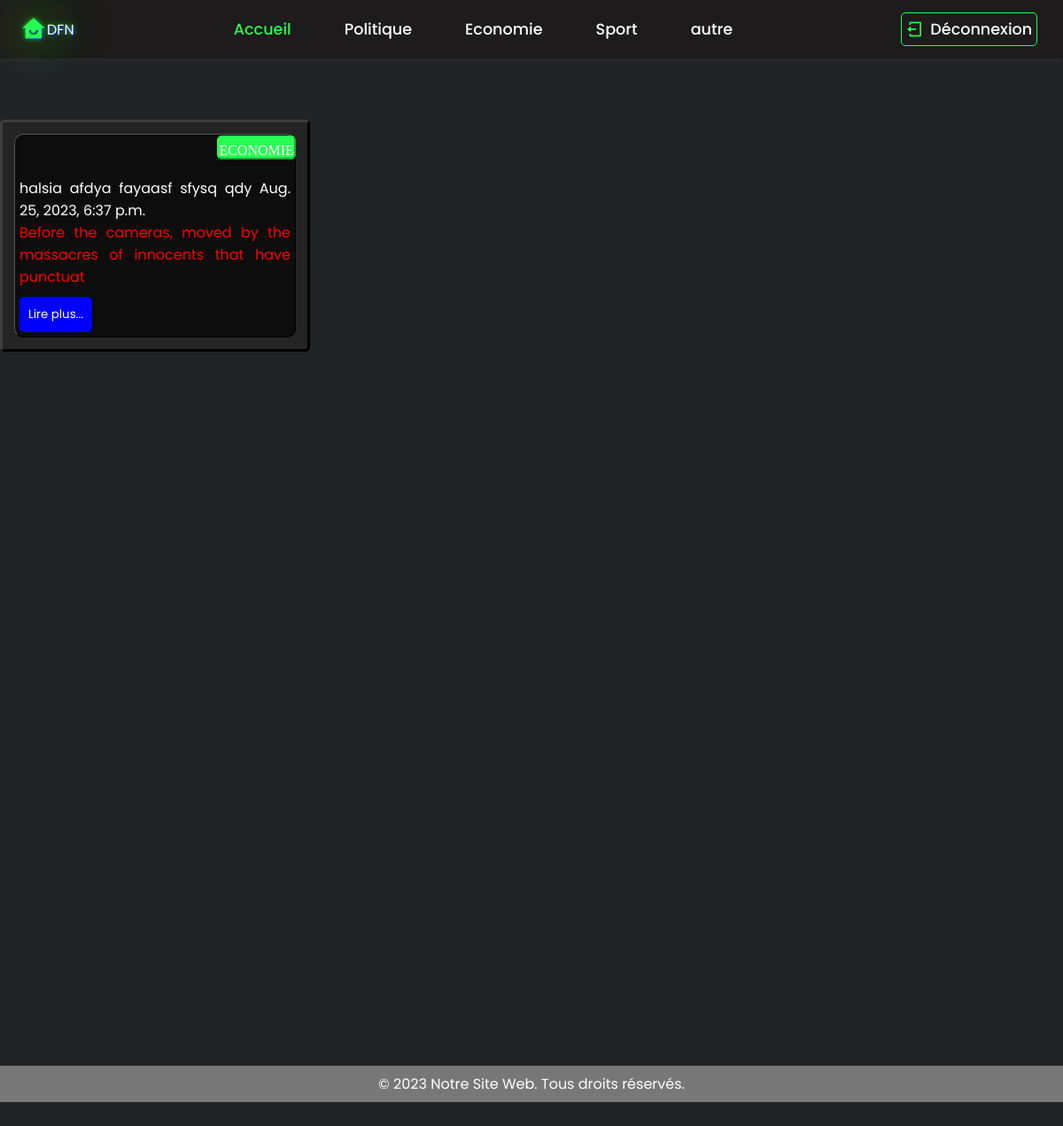
The app's page /eco/ with its own data.
### myapp/models.py (models this page shows, shortened)
class PredictedParagraph(models.Model):
    CATEGORY_CHOICES = (
        ('POLITIQUE', 'POLITIQUE'),
        ('ECONOMIE', 'ECONOMIE'),
        ('SPORT', 'SPORT'),
        ('AUTRE', 'AUTRE'),
    )
    text = models.TextField()
    fake_p = models.DecimalField(max_digits=9, decimal_places=4, null=True)
    true_p = models.DecimalField(max_digits=9, decimal_places=4, null=True)
    created_at = models.DateTimeField(auto_now_add=True)
    titre = models.CharField(max_length=200, default='titre')
    category = models.CharField(max_length=10, choices=CATEGORY_CHOICES, default='autre')

### myproject/views.py (the view)
# urls.py: path('eco/', views.eco_view, name='eco'),
def eco_view(request):
    predicted_paragraphs = PredictedParagraph.objects.all()
    return render(request, 'eco.html', {'predicted_paragraphs': predicted_paragraphs})

### Templates/eco.html (shortened to what this page needs)
{% load static %}
<!DOCTYPE html>
<html lang="en">
<head>
<link rel="stylesheet" type="text/css" href="{% static 'style.css' %}">
  <link href="https://cdn.jsdelivr.net/npm/remixicon@2.5.0/fonts/remixicon.css"  rel="stylesheet">
  <link href="https://cdn.jsdelivr.net/npm/remixicon@3.4.0/fonts/remixicon.css" rel="stylesheet">
  <link rel="stylesheet" href="https://unpkg.com/boxicons@latest/css/boxicons.min.css">
</head>
<header>
    <a href="{% url 'home' %}" class="logo"><i class="ri-home-smile-fill"></i><sapn>DFN</sapn>
    </a>
    <ul class="navbar">
      <li><a href="{% url 'home' %}" class="active">Accueil</a></li>
      <li><a href="{% url 'poli' %}">Politique</a></li>
      <li><a href="{% url 'eco' %}">Economie</a></li>
      <li><a href="{% url 'sport' %}">Sport</a></li>
      <li><a href="{% url 'predict' %}">autre</a></li>
    </ul>
      <div class="main">
        <a href="{% url 'logout' %}" class="user"><i class="ri-logout-box-line"></i>Déconnexion</a>
        <div class="bx bx-menu" id="menu-icon"></div>
      </div>
  </header>
<body>
  <div class="news-list">
      <div class="news-container">
          {% for paragraph in predicted_paragraphs %}
          {% if  paragraph.category == 'ECONOMIE' %}
          <div class="news-item" data-news-id="{{ paragraph.id }}">
            <div>  <span class="category">{{ paragraph.category }}</span></div>
            <br>
              <span class="news-title">{{ paragraph.titre }}</span>
              <span class="news-date">{{ paragraph.created_at }}</span>
              <div class="news-preview">
                  <p>{{ paragraph.text|safe|slice:":100" }}</p>
                  <button class="read-more-button">Lire plus...</button>
              </div>
          </div>
          {%endif%}
          {% endfor %}
      </div>
  </div>
<footer>
    <p>&copy; 2023 Notre Site Web. Tous droits réservés.</p>
</footer>
</body>

### static/style.css (style rules this page uses)
* { padding:0; margin:0; box-sizing: border-box; font-family: 'Poppins', sans-serif; text-decoration: none; list-style: none; }
:root { --bg-color: #222327; --text-color:#fff; --main-color:#29fd53; }
body { height:max-content; color: var(--text-color); background-color: #222327; }
header { position:fixed; width:100%; top:0; right:0; z-index:1000; display:flex; align-items:center; justify-content: space-between; padding:28px 12%; transition:all .50s ; background-color: rgb(29, 27, 27); transition: background-color 0.3s ease; box-shadow: 0 2px 4px rgba(114, 111, 111, 0.1); }
.logo { display: flex; align-items: center; color: white; text-shadow: 1px 1px 2px rgb(0, 4, 255), 0 0 50px rgb(81, 255, 0), 0 0 5px rgb(25, 255, 4); margin-left: -8%; }
.logo i { color: var(--main-color); font-size:28px; margin-right: 1px; }
.navbar { display:flex; }
.navbar a { color:var(--text-color); font-size: 1.1rem; font-weight: 500; padding:5px 0; margin:0px 30px; transition: all .50s ease; }
.navbar a.active { color:var(--main-color); }
.main { display:flex; align-items: center; margin-right: -10%; }
.main a { margin-right:25px; margin-left:10px; color:var(--text-color); font-size: 1.1rem; font-weight: 500; transition:all .50s ease; }
.user { display: flex; align-items: center; border: 1px solid #ccc; border-radius: 5px; border-color:var(--main-color) ; padding:5px 5px 5px 5px; }
.user i { color:var(--main-color); font-size:20px; margin-right: 7px; }
#menu-icon { font-size: 35px; color:var(--text-color); cursor: pointer; z-index: 10001; display: none; }
@media (max-width:1280px ) { .logo { margin-left:0%; } }
@media (max-width:1280px ) { #menu-icon { display: block; margin-right:60px; } }
@media (max-width:1280px ) { header { padding:14px 2%; transition: .2s; } }
@media (max-width:1280px ) { .navbar a { padding:5px 0; transition:0px 20px; } }
button { display: block; width: 10%; padding: 10px; margin-top: 10px; background-color: var(--main-color); color: #fff; border: none; border-radius: 5px; cursor: pointer; }
footer { background-color: #777; padding: 8px; text-align: center; margin-top: 100%; color: white; }

### records on screen
PredictedParagraph: category "ECONOMIE", titre "halsia afdya fayaasf sfysq qdy", created_at "Aug. 25, 2023, 6:37 p.m.", text "Before the cameras, moved by the massacres of innocents that have punctuat"
